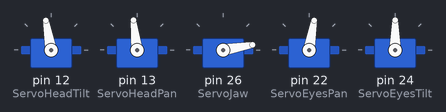
Simulated run of this sketch. Board: Arduino Mega 2560, built with avr-gcc and run on an emulated ATmega2560. Shown: 5 × servo.

Above: at 0.15 s.
At 4.7 s:
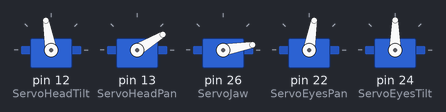
At 8.4 s:
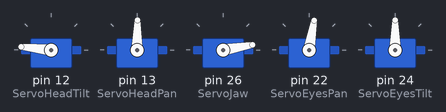
At 12.2 s:
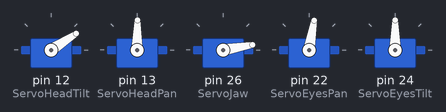
At 20.4 s:
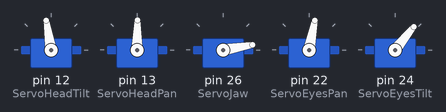
At 37.8 s:
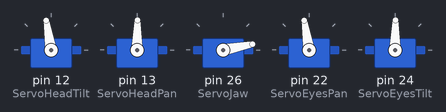
Timing chart, 0 to 40.0 s (numbered marks = the images above):
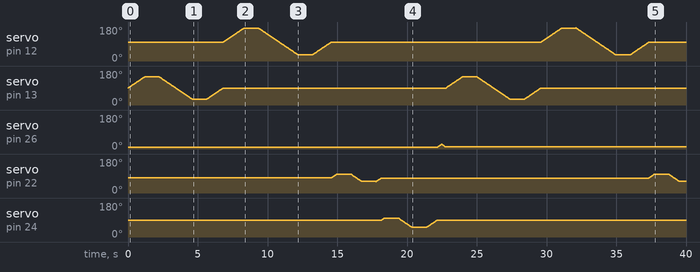

The sketch:

InmoovHeadDemo.ino
```cpp
// InmoovHeadDemo 1.0
// Perform a demomovement of the head

#include <Servo.h>

#define POSMIN 0
#define POSRES 1
#define POSMAX 2

Servo ServoHeadPan, ServoHeadTilt, ServoEyesPan, ServoEyesTilt, ServoJaw;

//Limits of movements por servos (in degrees)
byte LimitServoHeadPan[]={30,90,150};
byte LimitServoHeadTilt[]={32,100,175};
byte LimitServoEyesPan[]={60,80,100};
byte LimitServoEyesTilt[]={50,90,100};
byte LimitServoJaw[]={10,10,25};

//Actual positions
byte  PosServoHeadPan=LimitServoHeadPan[POSRES],
      PosServoHeadTilt=LimitServoHeadTilt[POSRES],
      PosServoEyesPan=LimitServoEyesPan[POSRES],
      PosServoEyesTilt=LimitServoEyesTilt[POSRES],
      PosServoJaw=LimitServoJaw[POSRES];

char num[4];     // número enviado desde PC

byte MoveDelay=20; //Delay of movement

void setup() {
  //Attach servos to pins
  ServoHeadTilt.attach(12);  // Set index servo to digital pin
  ServoHeadPan.attach(13);  // Set index servo to digital pin
  ServoJaw.attach(26);  // Set index servo to digital pin
  ServoEyesPan.attach(22);  // Set index servo to digital pin
  ServoEyesTilt.attach(24);  // Set index servo to digital pin

//  Serial.begin(9600);
//  Serial.println("Insert servo position in degrees between 0 and 180");

  //Set servos to rest position
  ServoHeadPan.write(PosServoHeadPan);
  ServoHeadTilt.write(PosServoHeadTilt);
  ServoEyesPan.write(PosServoEyesPan);
  ServoEyesTilt.write(PosServoEyesTilt);
  ServoJaw.write(PosServoJaw);
}

void loop() {            // Loop through motion test

  //HeadPan
  for (PosServoHeadPan=LimitServoHeadPan[POSRES]; PosServoHeadPan<LimitServoHeadPan[POSMAX]; PosServoHeadPan++)
  {
    ServoHeadPan.write(PosServoHeadPan);
    delay(MoveDelay);
  }
  delay(1000);
  for (PosServoHeadPan=LimitServoHeadPan[POSMAX]; PosServoHeadPan>LimitServoHeadPan[POSMIN]; PosServoHeadPan--)
  {
    ServoHeadPan.write(PosServoHeadPan);
    delay(MoveDelay);
  }
  delay(1000);
  for (PosServoHeadPan=LimitServoHeadPan[POSMIN]; PosServoHeadPan<LimitServoHeadPan[POSRES]; PosServoHeadPan++)
  {
    ServoHeadPan.write(PosServoHeadPan);
    delay(MoveDelay);
  }

  //HeadTilt
  for (PosServoHeadTilt=LimitServoHeadTilt[POSRES]; PosServoHeadTilt<LimitServoHeadTilt[POSMAX]; PosServoHeadTilt++)
  {
    ServoHeadTilt.write(PosServoHeadTilt);
    delay(MoveDelay);
  }
  delay(1000);
  for (PosServoHeadTilt=LimitServoHeadTilt[POSMAX]; PosServoHeadTilt>LimitServoHeadTilt[POSMIN]; PosServoHeadTilt--)
  {
    ServoHeadTilt.write(PosServoHeadTilt);
    delay(MoveDelay);
  }
  delay(1000);
  for (PosServoHeadTilt=LimitServoHeadTilt[POSMIN]; PosServoHeadTilt<LimitServoHeadTilt[POSRES]; PosServoHeadTilt++)
  {
    ServoHeadTilt.write(PosServoHeadTilt);
    delay(MoveDelay);
  }

  //EyesPan
  for (PosServoEyesPan=LimitServoEyesPan[POSRES]; PosServoEyesPan<LimitServoEyesPan[POSMAX]; PosServoEyesPan++)
  {
    ServoEyesPan.write(PosServoEyesPan);
    delay(MoveDelay);
  }
  delay(1000);
  for (PosServoEyesPan=LimitServoEyesPan[POSMAX]; PosServoEyesPan>LimitServoEyesPan[POSMIN]; PosServoEyesPan--)
  {
    ServoEyesPan.write(PosServoEyesPan);
    delay(MoveDelay);
  }
  delay(1000);
  for (PosServoEyesPan=LimitServoEyesPan[POSMIN]; PosServoEyesPan<LimitServoEyesPan[POSRES]; PosServoEyesPan++)
  {
    ServoEyesPan.write(PosServoEyesPan);
    delay(MoveDelay);
  }

  //EyesTilt
  for (PosServoEyesTilt=LimitServoEyesTilt[POSRES]; PosServoEyesTilt<LimitServoEyesTilt[POSMAX]; PosServoEyesTilt++)
  {
    ServoEyesTilt.write(PosServoEyesTilt);
    delay(MoveDelay);
  }
  delay(1000);
  for (PosServoEyesTilt=LimitServoEyesTilt[POSMAX]; PosServoEyesTilt>LimitServoEyesTilt[POSMIN]; PosServoEyesTilt--)
  {
    ServoEyesTilt.write(PosServoEyesTilt);
    delay(MoveDelay);
  }
  delay(1000);
  for (PosServoEyesTilt=LimitServoEyesTilt[POSMIN]; PosServoEyesTilt<LimitServoEyesTilt[POSRES]; PosServoEyesTilt++)
  {
    ServoEyesTilt.write(PosServoEyesTilt);
    delay(MoveDelay);
  }

  //Jaw
  for (PosServoJaw=LimitServoJaw[POSRES]; PosServoJaw<LimitServoJaw[POSMAX]; PosServoJaw++)
  {
    ServoJaw.write(PosServoJaw);
    delay(MoveDelay);
  }
  for (PosServoJaw=LimitServoJaw[POSMAX]; PosServoJaw>LimitServoJaw[POSMIN]; PosServoJaw--)
  {
    ServoJaw.write(PosServoJaw);
    delay(MoveDelay);
  }
  for (PosServoJaw=LimitServoJaw[POSMIN]; PosServoJaw<LimitServoJaw[POSRES]; PosServoJaw++)
  {
    ServoJaw.write(PosServoJaw);
    delay(MoveDelay);
  }

/*  if (Serial.available()>0) {
    Serial.readBytes(num,3);
    Serial.print("Pos:");
    //Serial.println(num);
    pos=atoi (num);
    pos=constrain(pos,0,128);
    Serial.println(pos);
    num[0]=0;
    num[1]=0;
    num[2]=0;
    myservo.write(pos);
}
*/}

// Motion routines for handopen,handrest, handclose, grab...

/*
void handopen() {
  servoindex.write(10);

}

void handrest() {

  servoindex.write(45);
}


void handclose() {
  servoindex.write(90);
}


void grab() {
  for(pos = 10; pos < 90; pos+=2)    // goes from 0 degrees to 180 degrees
  {
  servoindex.write(pos);             // tell servo to go to position in variable 'pos'
    delay(50);                       // waits 15ms for the servo to reach the position
  }
  for(pos =90; pos>=10; pos-=1)      // goes from 180 degrees to 0 degrees
  {
    servoindex.write(pos);           // tell servo to go to position in variable 'pos'
    delay(25);                        // waits 5ms for the servo to reach the position
  }

 }

 */
```

Measured:
- by itself, servo on pin 26 (ServoJaw): rises from 10° to 25° in 0.28 s, then falls to 11° in 0.28 s
